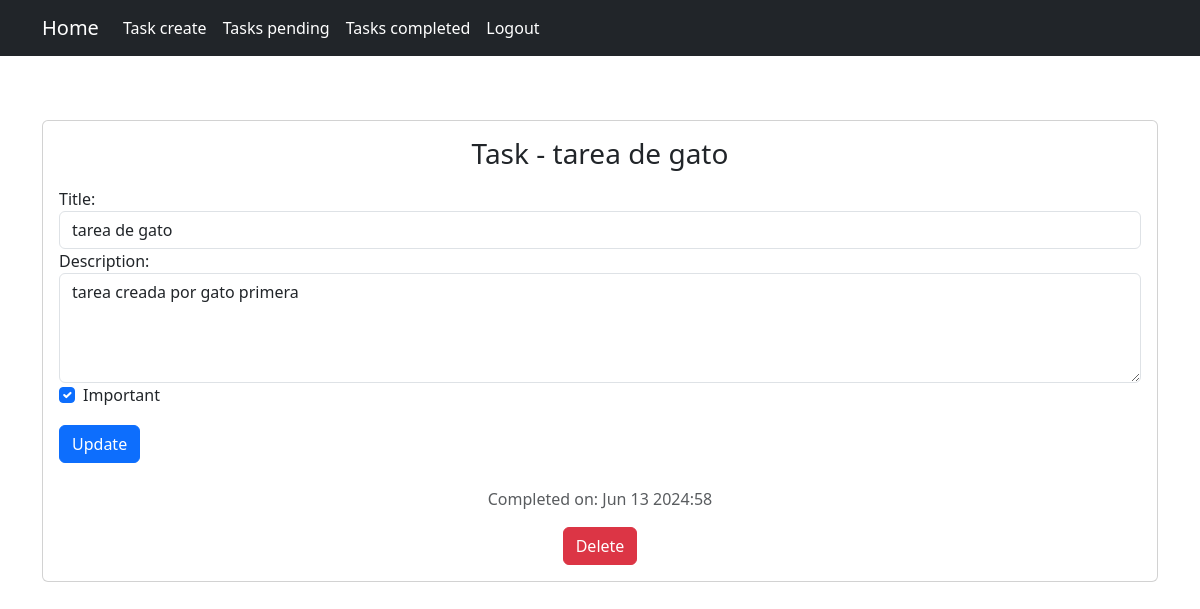
Screenshot of /tasks/10/ (signed in) with the database file from the repository.
### tasks/models.py (models this page shows, shortened)
class Task(models.Model):
    title = models.CharField(max_length=250)
    description = models.TextField(max_length = 500, blank = True)
    created = models.DateTimeField(auto_now_add = True)
    datecompleted = models.DateTimeField(null = True, blank = True)
    important = models.BooleanField(default = False)
    user = models.ForeignKey(User, on_delete = models.CASCADE)

### tasks/views.py (the view, shortened to what this page needs)
# urls.py: path('tasks/<int:task_id>/', views.task_detail, name='task_detail'),
@login_required
def task_detail(request, task_id):
    if request.method == 'GET':
        task = get_object_or_404(Task, pk = task_id, user = request.user)
        form = TaskForm(instance = task)
        return render(request, 'task_detail.html', {
            'task' : task,
            'form' : form
        })

### tasks/forms.py
class TaskForm(ModelForm):
    class Meta:
        model = Task
        fields = ['title', 'description', 'important']

### tasks/templates/task_detail.html (shortened to what this page needs)
{% extends 'base.html' %}
{% block content %}
<main class="container py-5">
    <section class="card card-body">
        <h1 class="h3 mb-3 font-weight-normal text-center">Task - {{ task.title }}</h1>
        <form method="POST" class="form-task-update">
            <div class="form-group">
                <label for="id_title">Title:</label>
                <input type="text" id="id_title" name="title" class="form-control" value="{{ task.title }}" required>
            </div>
            <div class="form-group">
                <label for="id_description">Description:</label>
                <textarea id="id_description" name="description" class="form-control" rows="4" required>{{ task.description }}</textarea>
            </div>
            <div class="form-check">
                <input type="checkbox" id="id_important" name="important" class="form-check-input" {% if task.important %}checked{% endif %}>
                <label class="form-check-label" for="id_important">Important</label>
            </div>
            <button type="submit" class="btn btn-primary btn-block mt-3">Update</button>
        </form>
        <div class="text-center mt-4">
            {% if task.datecompleted %}
                <p class="text-muted">Completed on: {{ task.datecompleted|date:'M j Y:i' }}</p>
            {% else %}
                <form action="{% url 'complete_task' task.id %}" method="POST" class="form-task-action d-inline-block">
                    {% csrf_token %}
                    <button type="submit" class="btn btn-success">Complete</button>
                </form>
            {% endif %}
            <form action="{% url 'delete_task' task.id %}" method="POST" class="form-task-action d-inline-block ml-3">
                <button type="submit" class="btn btn-danger">Delete</button>
            </form>
        </div>
    </section>
</main>
{% endblock %}

### rows the page displays
Task: title "tarea de gato", description "tarea creada por gato primera", important "☑", datecompleted "Jun 13 2024:58"
